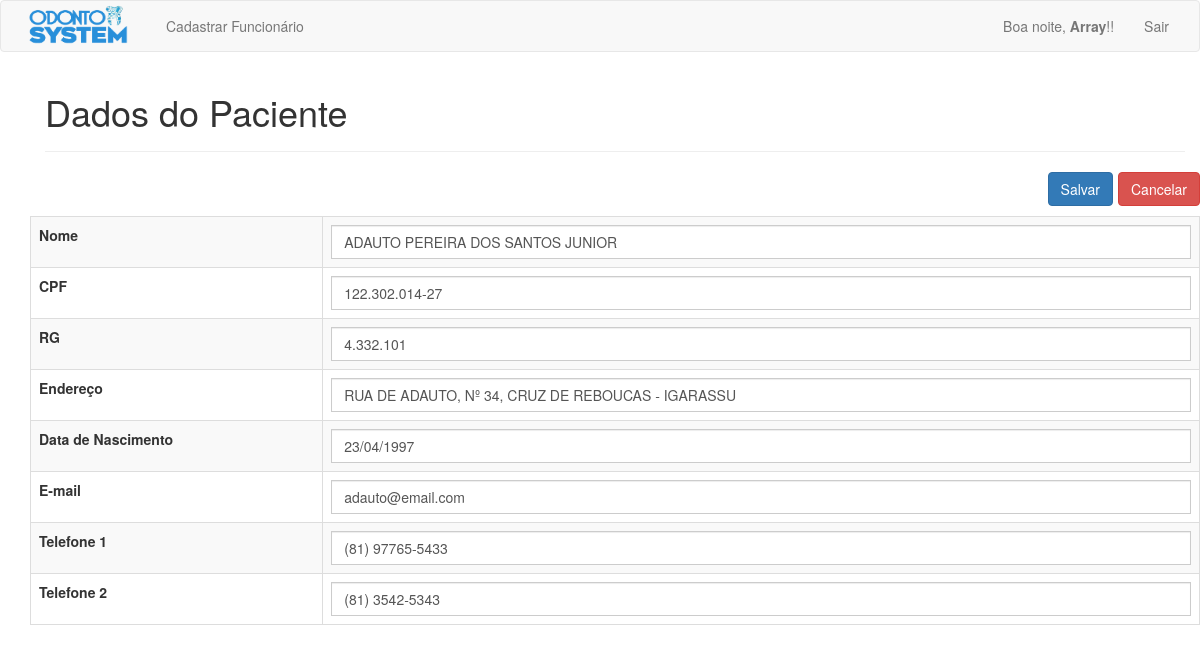
/php/editar_dados.php?id=10 (signed in), run on the app's committed database.
### tables this page shows
CREATE TABLE `pacientes` (
  `pac_id` int(11) NOT NULL,
  `pac_nome` varchar(100) NOT NULL,
  `pac_endereco` varchar(200) NOT NULL,
  `pac_rg` varchar(15) DEFAULT NULL,
  `pac_cpf` varchar(15) DEFAULT NULL,
  `pac_email` varchar(50) NOT NULL,
  `pac_data_nasc` date NOT NULL,
  `pac_telefone_1` varchar(15) NOT NULL,
  `pac_telefone_2` varchar(15) DEFAULT NULL
);

### php/editar_dados.php (the view, shortened to what this page needs)
<?php
require_once 'cabecalho.php';
$id = $_GET['id'];
$sql = "SELECT * FROM pacientes WHERE pac_id = '$id'";
$result = mysqli_query($connection, $sql);
$array = mysqli_fetch_array($result);
if(isLogged()) {
	?>
	<div class="container marketing">
		<div class="container theme-showcase" role="main">
			<div id="cadastro_pac" class="page-header">
				<h1>Dados do Paciente</h1>
			</div>
			<div class="row">
			<button class="btn btn-danger voltar" onClick="history.go(-1)">Cancelar</button>
			<form action="validar_edicao_pac.php" method="POST">
			<button class="btn btn-primary editar" type="submit">Salvar</a></button>
			<br></br>
				<table class='table table-striped table-bordered'>
					<tr>
						<td class='td_one'><b>Nome</b></td>
						<td><input type="text" class='form-control' name="nome" value="<?= $array['pac_nome'] ?>" size="20"></td>
					</tr>
					<tr>
						<td class='td_one'><b>CPF</b></td>
						<td><input type="text" class='form-control' name="cpf" value="<?= $array['pac_cpf'] ?>" size="20"></td>
					</tr>
					<tr>
						<td class='td_one'><b>RG</b></td>
						<td><input type="text" class='form-control' name="rg" value="<?= $array['pac_rg'] ?>" size="20"></td>
					</tr>
					<tr>
						<td class='td_one'><b>Endereço</b></td>
						<td><input type="text" class='form-control' name="endereco" value="<?= $array['pac_endereco'] ?>" size="20"></td>
					</tr>
					<tr>
						<td class='td_one'><b>Data de Nascimento</b></td>
						<?php
						echo "<td><input type='text' class='form-control' name='nasc' value='" . date_format(new DateTime($array['pac_data_nasc']), 'd/m/Y') . "' size='50'></td>";
						?>
					</tr>
					<tr>
						<td class='td_one'><b>E-mail</b></td>
						<td><input type="mail" class='form-control' name="email" value="<?= $array['pac_email'] ?>" size="20"></td>
					</tr>
					<tr>
						<td class='td_one'><b>Telefone 1</b></td>
						<td><input type="text" class='form-control' name="fone1" value="<?= $array['pac_telefone_1'] ?>" size="20"></td>
					</tr>
					<tr>
						<td class='td_one'><b>Telefone 2</b></td>
						<td><input type="text" class='form-control' name="fone2" value="<?= $array['pac_telefone_2'] ?>" size="20"></td>
					</tr>
				</table>
			</div>
		<?php
	}
	require_once 'rodape.php';
	?>

### css/meuEstilo.css (style rules this page uses)
.td_one { width: 25%; }
.voltar { margin-bottom: 10px; float: right; margin-left: 5px; }
.editar { float: right; }
.page-header { margin-top: 10px; }
.form-control { border-radius: 0; }

### data on the page
pacientes: nome "ADAUTO PEREIRA DOS SANTOS JUNIOR", cpf "122.302.014-27", rg "4.332.101", endereco "RUA DE ADAUTO, Nº 34, CRUZ DE REBOUCAS - IGARASSU", nasc "23/04/1997", email "adauto@email.com", fone1 "(81) 97765-5433", fone2 "(81) 3542-5343"

### other printed values
$resp "Boa noite"
$_SESSION['usuario'] "Array"
